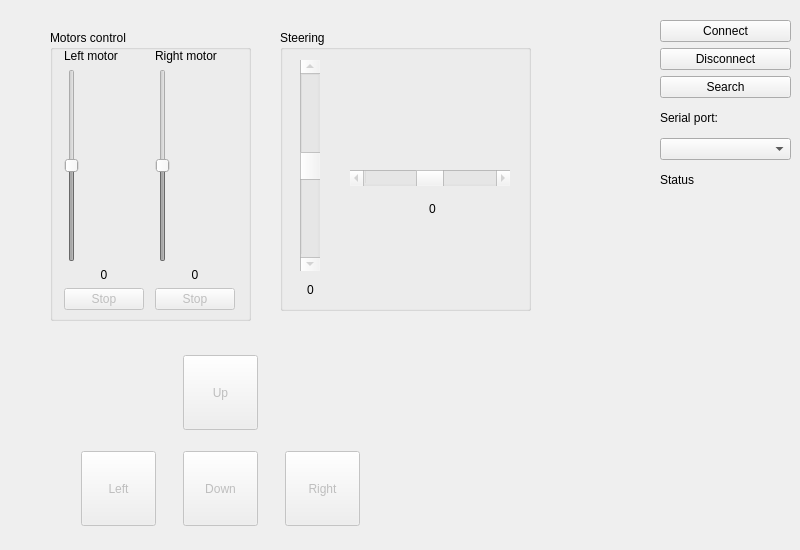
    <widget class="QWidget" name="robotDriveTab">
     <attribute name="title">
      <string>Robot's drive</string>
     </attribute>
     <widget class="QWidget" name="gridLayoutWidget_2">
      <property name="geometry">
       <rect>
        <x>60</x>
        <y>340</y>
        <width>321</width>
        <height>201</height>
       </rect>
      </property>
      <layout class="QGridLayout" name="gridLayout_2">
       <item row="1" column="0">
        <widget class="QPushButton" name="robotDriveLeftButton">
         <property name="enabled">
          <bool>false</bool>
         </property>
         <property name="sizePolicy">
          <sizepolicy hsizetype="Minimum" vsizetype="Minimum">
           <horstretch>0</horstretch>
           <verstretch>0</verstretch>
          </sizepolicy>
         </property>
         <property name="minimumSize">
          <size>
           <width>75</width>
           <height>75</height>
          </size>
         </property>
         <property name="maximumSize">
          <size>
           <width>75</width>
           <height>75</height>
          </size>
         </property>
         <property name="text">
          <string>Left</string>
         </property>
        </widget>
       </item>
       <item row="1" column="1">
        <widget class="QPushButton" name="robotDriveDownButton">
         <property name="enabled">
          <bool>false</bool>
         </property>
         <property name="sizePolicy">
          <sizepolicy hsizetype="Minimum" vsizetype="Minimum">
           <horstretch>0</horstretch>
           <verstretch>0</verstretch>
          </sizepolicy>
         </property>
         <property name="minimumSize">
          <size>
           <width>75</width>
           <height>75</height>
          </size>
         </property>
         <property name="maximumSize">
          <size>
           <width>75</width>
           <height>75</height>
          </size>
         </property>
         <property name="text">
          <string>Down</string>
         </property>
        </widget>
       </item>
       <item row="1" column="2">
        <widget class="QPushButton" name="robotDriveRightButton">
         <property name="enabled">
          <bool>false</bool>
         </property>
         <property name="sizePolicy">
          <sizepolicy hsizetype="Minimum" vsizetype="Minimum">
           <horstretch>0</horstretch>
           <verstretch>0</verstretch>
          </sizepolicy>
         </property>
         <property name="minimumSize">
          <size>
           <width>75</width>
           <height>75</height>
          </size>
         </property>
         <property name="maximumSize">
          <size>
           <width>75</width>
           <height>75</height>
          </size>
         </property>
         <property name="text">
          <string>Right</string>
         </property>
        </widget>
       </item>
       <item row="0" column="1">
        <widget class="QPushButton" name="robotDriveUpButton">
         <property name="enabled">
          <bool>false</bool>
         </property>
         <property name="sizePolicy">
          <sizepolicy hsizetype="Minimum" vsizetype="Minimum">
           <horstretch>0</horstretch>
           <verstretch>0</verstretch>
          </sizepolicy>
         </property>
         <property name="minimumSize">
          <size>
           <width>75</width>
           <height>75</height>
          </size>
         </property>
         <property name="maximumSize">
          <size>
           <width>75</width>
           <height>75</height>
          </size>
         </property>
         <property name="text">
          <string>Up</string>
         </property>
        </widget>
       </item>
      </layout>
     </widget>
     <widget class="QGroupBox" name="robotDriveMotorCtrlGroupBox">
      <property name="geometry">
       <rect>
        <x>50</x>
        <y>30</y>
        <width>201</width>
        <height>291</height>
       </rect>
      </property>
      <property name="title">
       <string>Motors control</string>
      </property>
      <widget class="QWidget" name="gridLayoutWidget_3">
       <property name="geometry">
        <rect>
         <x>9</x>
         <y>19</y>
         <width>183</width>
         <height>261</height>
        </rect>
       </property>
       <layout class="QGridLayout" name="gridLayout_3">
        <item row="1" column="2">
         <widget class="QSlider" name="robotDriveRightMotorSlider">
          <property name="enabled">
           <bool>false</bool>
          </property>
          <property name="minimum">
           <number>-1000</number>
          </property>
          <property name="maximum">
           <number>1000</number>
          </property>
          <property name="orientation">
           <enum>Qt::Vertical</enum>
          </property>
         </widget>
        </item>
        <item row="0" column="0">
         <widget class="QLabel" name="label">
          <property name="text">
           <string>Left motor</string>
          </property>
         </widget>
        </item>
        <item row="0" column="2">
         <widget class="QLabel" name="label_3">
          <property name="text">
           <string>Right motor</string>
          </property>
         </widget>
        </item>
        <item row="2" column="0">
         <widget class="QLabel" name="robotDriveLeftMotorLabel">
          <property name="text">
           <string>0</string>
          </property>
          <property name="alignment">
           <set>Qt::AlignCenter</set>
          </property>
         </widget>
        </item>
        <item row="2" column="2">
         <widget class="QLabel" name="robotDriveRightMotorLabel">
          <property name="text">
           <string>0</string>
          </property>
          <property name="alignment">
           <set>Qt::AlignCenter</set>
          </property>
         </widget>
        </item>
        <item row="3" column="0">
         <widget class="QPushButton" name="robotDriveLeftMotorStopButton">
          <property name="enabled">
           <bool>false</bool>
          </property>
          <property name="text">
           <string>Stop</string>
          </property>
         </widget>
        </item>
        <item row="3" column="2">
         <widget class="QPushButton" name="robotDriveRightMotorStopButton">
          <property name="enabled">
           <bool>false</bool>
          </property>
          <property name="text">
           <string>Stop</string>
          </property>
         </widget>
        </item>
        <item row="1" column="0">
         <widget class="QSlider" name="robotDriveLeftMotorSlider">
          <property name="enabled">
           <bool>false</bool>
          </property>
          <property name="layoutDirection">
           <enum>Qt::LeftToRight</enum>
          </property>
          <property name="autoFillBackground">
           <bool>false</bool>
          </property>
          <property name="minimum">
           <number>-1000</number>
          </property>
          <property name="maximum">
           <number>1000</number>
          </property>
          <property name="orientation">
           <enum>Qt::Vertical</enum>
          </property>
         </widget>
        </item>
       </layout>
      </widget>
     </widget>
     <widget class="QWidget" name="verticalLayoutWidget_6">
      <property name="geometry">
       <rect>
        <x>660</x>
        <y>20</y>
        <width>131</width>
        <height>174</height>
       </rect>
      </property>
      <layout class="QVBoxLayout" name="verticalLayout_6">
       <item>
        <widget class="QPushButton" name="robotDriveConnectButton">
         <property name="text">
          <string>Connect</string>
         </property>
        </widget>
       </item>
       <item>
        <widget class="QPushButton" name="robotDriveDisconnectButton">
         <property name="text">
          <string>Disconnect</string>
         </property>
        </widget>
       </item>
       <item>
        <widget class="QPushButton" name="robotDriveSearchButton">
         <property name="text">
          <string>Search</string>
         </property>
        </widget>
       </item>
       <item>
        <widget class="QLabel" name="label_4">
         <property name="text">
          <string>Serial port:</string>
         </property>
        </widget>
       </item>
       <item>
        <widget class="QComboBox" name="robotDrivePortCombo"/>
       </item>
       <item>
        <widget class="QLabel" name="robotDriveStatusLabel">
         <property name="text">
          <string>Status</string>
         </property>
        </widget>
       </item>
      </layout>
     </widget>
     <widget class="QGroupBox" name="groupBox">
      <property name="geometry">
       <rect>
        <x>280</x>
        <y>30</y>
        <width>251</width>
        <height>281</height>
       </rect>
      </property>
      <property name="title">
       <string>Steering</string>
      </property>
      <widget class="QScrollBar" name="robotDriveSteeringScrollBar">
       <property name="enabled">
        <bool>false</bool>
       </property>
       <property name="geometry">
        <rect>
         <x>70</x>
         <y>140</y>
         <width>160</width>
         <height>16</height>
        </rect>
       </property>
       <property name="minimum">
        <number>-100</number>
       </property>
       <property name="maximum">
        <number>100</number>
       </property>
       <property name="orientation">
        <enum>Qt::Horizontal</enum>
       </property>
       <property name="invertedAppearance">
        <bool>false</bool>
       </property>
      </widget>
      <widget class="QScrollBar" name="robotDriveThrottleScrollBar">
       <property name="enabled">
        <bool>false</bool>
       </property>
       <property name="geometry">
        <rect>
         <x>20</x>
         <y>30</y>
         <width>20</width>
         <height>211</height>
        </rect>
       </property>
       <property name="minimum">
        <number>-1000</number>
       </property>
       <property name="maximum">
        <number>1000</number>
       </property>
       <property name="orientation">
        <enum>Qt::Vertical</enum>
       </property>
       <property name="invertedAppearance">
        <bool>true</bool>
       </property>
       <property name="invertedControls">
        <bool>true</bool>
       </property>
      </widget>
      <widget class="QLabel" name="robotDriveSteeringLabel">
       <property name="geometry">
        <rect>
         <x>120</x>
         <y>170</y>
         <width>65</width>
         <height>17</height>
        </rect>
       </property>
       <property name="text">
        <string>0</string>
       </property>
       <property name="alignment">
        <set>Qt::AlignCenter</set>
       </property>
      </widget>
      <widget class="QLabel" name="robotDriveThrottleLabel">
       <property name="geometry">
        <rect>
         <x>10</x>
         <y>250</y>
         <width>41</width>
         <height>20</height>
        </rect>
       </property>
       <property name="text">
        <string>0</string>
       </property>
       <property name="alignment">
        <set>Qt::AlignCenter</set>
       </property>
      </widget>
     </widget>
    </widget>
